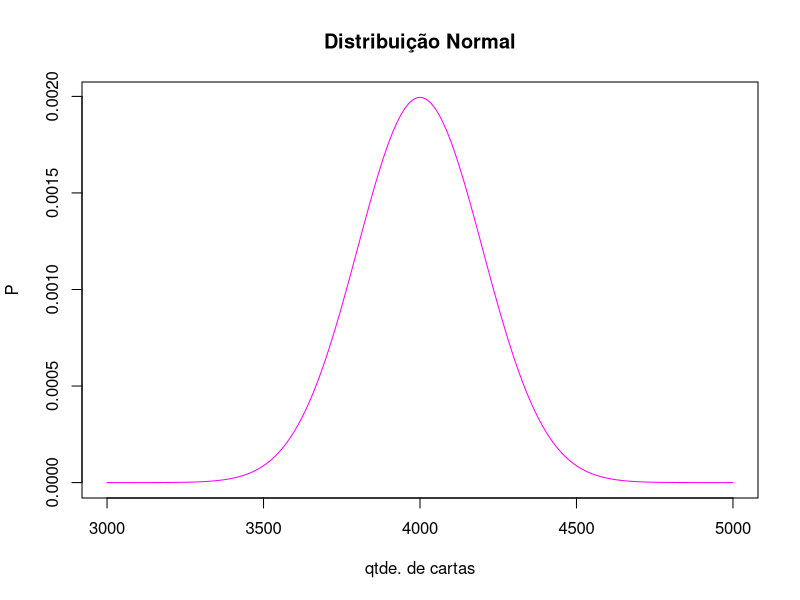

Here is the R script that generated this plot:
# questão 8 letra d

media <- 4000
desviopadrao <- 200
x <- seq(media-(5*desviopadrao),media+(5*desviopadrao),1)
y <- dnorm(x,mean = media,sd = desviopadrao)
plot(x, y,
     main="Distribuição Normal",
     ylab="P",
     xlab = "qtde. de cartas",
     type="l",
     col="magenta")